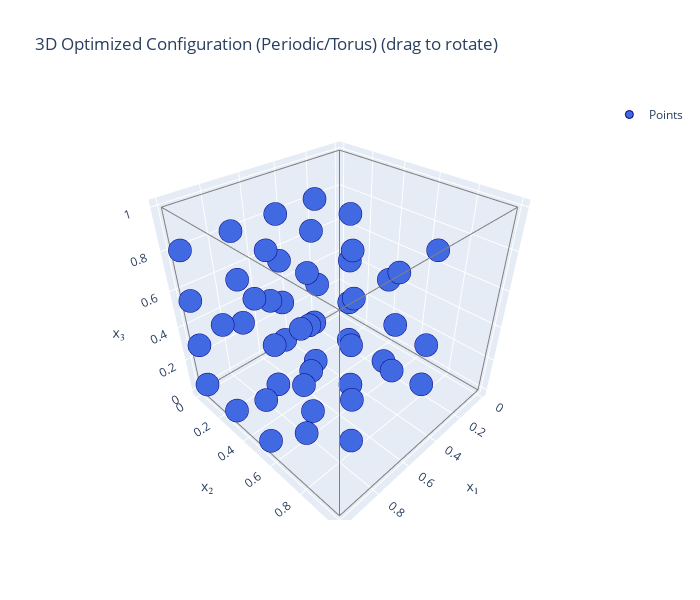
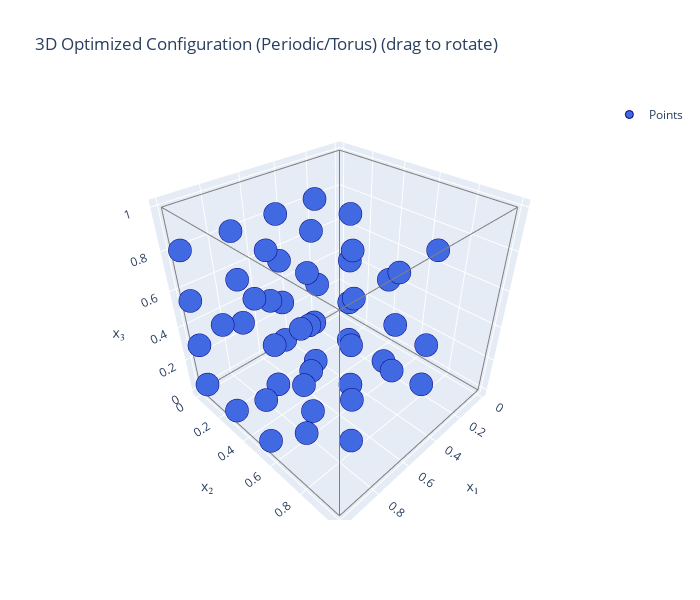

Write notebook code for charts like these, in order.
### Code cell
# Interactive 3D plot
opt_3d.plot_configuration(X_opt_3d, title='3D Optimized Configuration (Periodic/Torus)')
